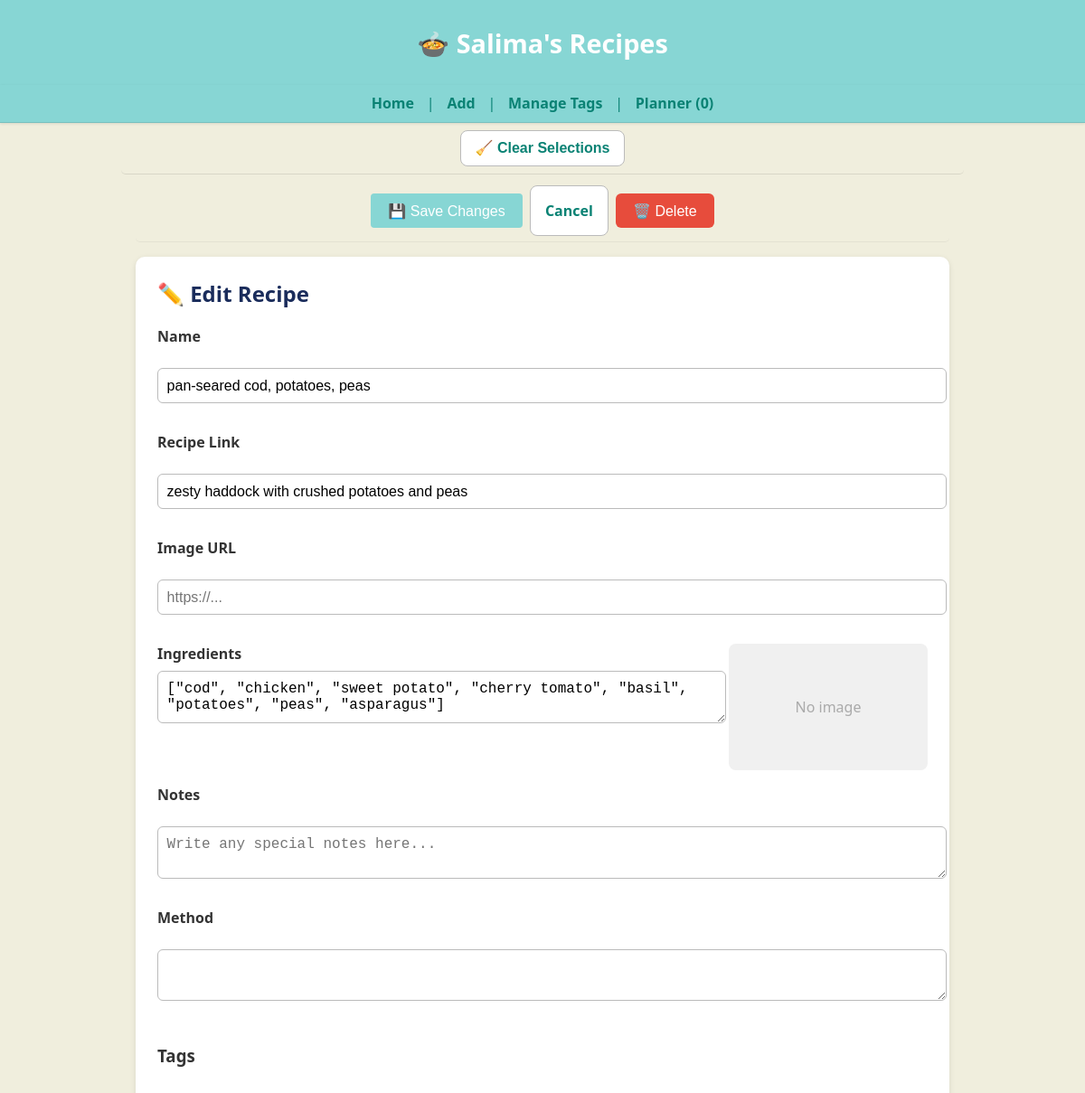
Page /edit/1 (upper part) on the earlier database version.
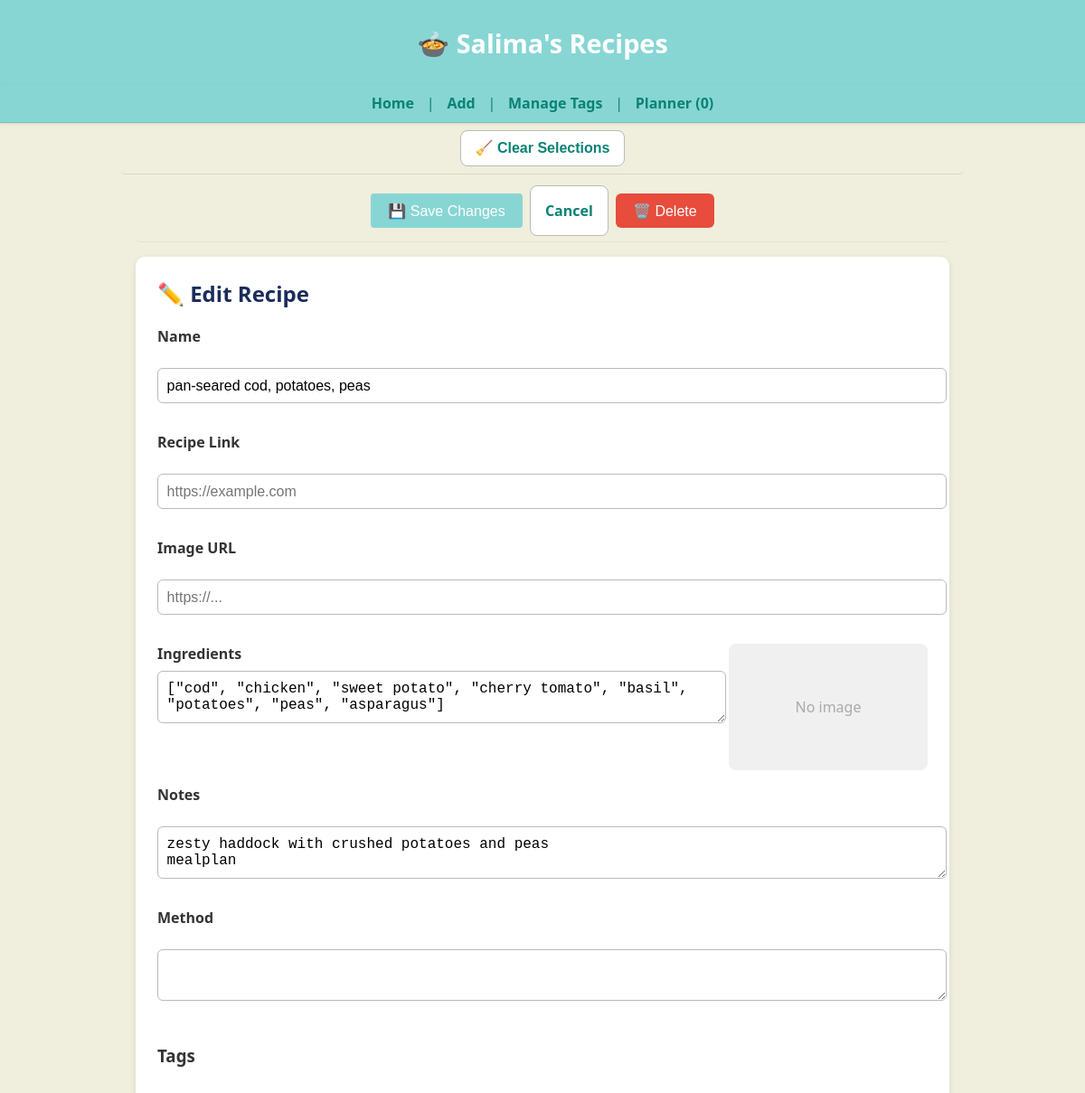
Same page on the later database version.
### tables this page shows
CREATE TABLE recipes (
    id INTEGER PRIMARY KEY,
    name TEXT,
    ingredients JSON,
    method TEXT,
    tags JSON,
    category TEXT,
    source TEXT,
    linked_recipe TEXT,
    image_url TEXT,
    notes TEXT,
    created_at DATETIME DEFAULT CURRENT_TIMESTAMP,
    updated_at DATETIME DEFAULT CURRENT_TIMESTAMP
);

### app.py (the view, shortened to what this page needs)
@app.route("/edit/<int:recipe_id>", methods=["GET", "POST"])
def edit_recipe(recipe_id):
    row = get_recipe(recipe_id)
    if not row:
        abort(404)
    (
        rid, name, ingredients, method, tags,
        category, source, linked_recipe, image_url,
        notes, created_at, updated_at
    ) = row
    tags_dict = load_tags_json()  # load all groups from tags.json dynamically
    return render_template(
    "edit.html",
    id=rid,
    name=name,
    ingredients=ingredients or "",
    method=method or "",
    image_url=image_url or "",
    tags=tags or "",
    linked_recipe=linked_recipe or "",
    notes=notes or "",
    tags_dict=tags_dict
)

### app.py (called while the page is built)
def load_tags_json():
    if TAGS_PATH.exists():
        with TAGS_PATH.open("r", encoding="utf-8") as f:
            return json.load(f)
    return {}

def get_conn():
    return sqlite3.connect(DB_PATH)

def get_recipe(recipe_id: int):
    with get_conn() as conn:
        c = conn.cursor()
        c.execute("""
            SELECT id, name, ingredients, method, tags,
                   category, source, linked_recipe, image_url, notes,
                   created_at, updated_at
            FROM recipes
            WHERE id = ?
        """, (recipe_id,))
        row = c.fetchone()
        return row

### templates/edit.html (shortened to what this page needs)
{% extends "base.html" %}
{% block content %}
<main class="homepage">
  <div class="control-space" style="margin-bottom:1rem; display:flex; flex-wrap:wrap; justify-content:center; gap:0.5rem;">
    <button type="submit" form="editForm" class="btn-edit">💾 Save Changes</button>
    <a href="/recipe/{{ id }}" class="btn-clear">Cancel</a>
    <form method="post" action="/delete/{{ id }}" onsubmit="return confirm('Delete this recipe?');" style="display:inline;">
      <button type="submit" class="btn btn-danger">🗑️ Delete</button>
    </form>
  </div>
  <div class="recipe-edit" style="max-width:900px; margin:auto; background:#fff; border-radius:10px; padding:1.5rem; box-shadow:0 2px 6px rgba(0,0,0,0.1);">
    <h2 style="margin-top:0; color:#1a2c5b;">✏️ Edit Recipe</h2>
    <form id="editForm" method="post" style="display:flex; flex-direction:column; gap:1rem;">
      <label><strong>Name</strong></label>
      <input name="name" value="{{ name }}" required style="padding:0.6rem; border:1px solid #bbb; border-radius:6px;">
      <label><strong>Recipe Link</strong></label>
      <input type="text" name="linked_recipe" value="{{ linked_recipe or '' }}" placeholder="https://example.com" style="padding:0.6rem; border:1px solid #bbb; border-radius:6px;">
      <label><strong>Image URL</strong></label>
      <input name="image_url" value="{{ image_url }}" placeholder="https://..." style="padding:0.6rem; border:1px solid #bbb; border-radius:6px;">
      <div style="display:flex; flex-wrap:wrap; gap:1.5rem; justify-content:center; align-items:flex-start;">
        <div style="flex:1; min-width:260px;">
          <label><strong>Ingredients</strong></label>
          <textarea name="ingredients" style="width:100%; border:1px solid #bbb; border-radius:6px; padding:0.6rem; resize:vertical;">{{ ingredients }}</textarea>
        </div>
        <div style="flex:0 0 220px; text-align:center;">
          {% if image_url %}
            <img src="{{ image_url }}" alt="{{ name }}" id="imagePreview" style="width:100%; max-width:220px; border-radius:8px;">
          {% else %}
            <div id="imagePreview" style="width:100%; max-width:220px; height:140px; background:#f0f0f0; border-radius:8px; display:flex; align-items:center; justify-content:center; color:#aaa;">
              No image
            </div>
          {% endif %}
        </div>
      </div>
      <label><strong>Notes</strong></label>
      <textarea name="notes" placeholder="Write any special notes here..." style="width:100%; border:1px solid #bbb; border-radius:6px; padding:0.6rem; resize:vertical;">{{ notes or '' }}</textarea>
      <label><strong>Method</strong></label>
      <textarea name="method" style="width:100%; border:1px solid #bbb; border-radius:6px; padding:0.6rem; resize:vertical;">{{ method }}</textarea>
      <h3 style="margin-top:1rem;">Tags</h3>
      {% set current_tags = (tags or "").split(",") %}
    </form>
  </div>
</main>
{% endblock %}

Differences in the rows shown:
changed recipes "pan-seared cod, potatoes, peas": notes (not shown) → "zesty haddock with crushed potatoes and peas mealplan"; linked_recipe "zesty haddock with crushed potatoes and peas" → (not shown)
